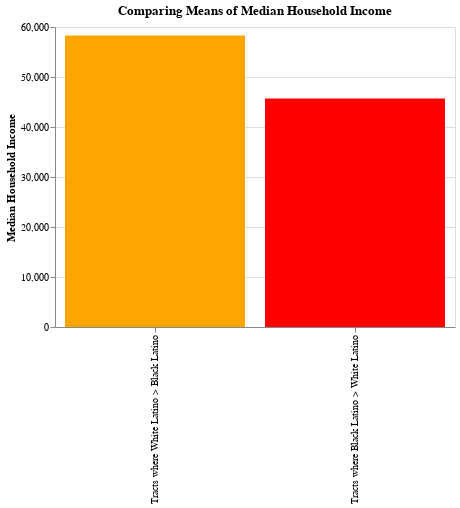

The notebook cell saved with this chart:
### Markdown cell above
<div class="text-box">
    
**Bar Plot Comparing Black/Latino vs White/Latino Predominate Census Tracts**

Below I'm including a bar plot that demonstraes the comparison of the Mean Median Household Incomes of Black/Latino vs White/Latino Census Tracts using Altair

### Code cell
#| echo: true
#| code-fold: true



white_greater_df = identity_with_tracts[identity_with_tracts["White and Latino/Hispanic"] > identity_with_tracts["Black and Latino/Hispanic"]]
black_greater_df = identity_with_tracts[identity_with_tracts["Black and Latino/Hispanic"] > identity_with_tracts["White and Latino/Hispanic"]]

median_white_greater = white_greater_df["Median Household Income"].mean()
median_black_greater = black_greater_df["Median Household Income"].mean()

data = pd.DataFrame({
    'Tract Group': [
        "Tracts where White Latino > Black Latino", 
        "Tracts where Black Latino > White Latino"
    ],
    'Median Household Income': [
        median_white_greater, 
        median_black_greater
    ]
})

chart = (
    alt.Chart(data)
    .mark_bar()
    .encode(
        x=alt.X('Tract Group:N', title='', sort=None),
        y=alt.Y('Median Household Income:Q', title='Median Household Income'),
        tooltip=[
            alt.Tooltip('Tract Group:N', title='Tract Group'),
            alt.Tooltip('Median Household Income:Q', format=',.0f', title='Mean of Median Household Incomes')
        ],
        color=alt.Color(
            'Tract Group:N', 
            scale=alt.Scale(
                domain=[
                    "Tracts where White Latino > Black Latino", 
                    "Tracts where Black Latino > White Latino"
                ],
                range=["orange", "red"]
            ),
            legend=None  
        )
    )
    .properties(
        title="Comparing Means of Median Household Income",
        width=400,
        height=300
    )
)

chart

### Figure 1 — Vega-Lite specification as saved in the notebook (floating-point values rounded to 4 significant figures)
{"config": {"view": {"continuousWidth": 300, "continuousHeight": 300}}, "data": {"name": "data-6751e938e65ffaaf8c365784a53c827e"}, "mark": {"type": "bar"}, "encoding": {"color": {"field": "Tract Group", "legend": null, "scale": {"domain": ["Tracts where White Latino > Black Latino", "Tracts where Black Latino > White Latino"], "range": ["orange", "red"]}, "type": "nominal"}, "tooltip": [{"field": "Tract Group", "title": "Tract Group", "type": "nominal"}, {"field": "Median Household Income", "format": ",.0f", "title": "Mean of Median Household Incomes", "type": "quantitative"}], "x": {"field": "Tract Group", "sort": null, "title": "", "type": "nominal"}, "y": {"field": "Median Household Income", "title": "Median Household Income", "type": "quantitative"}}, "height": 300, "title": "Comparing Means of Median Household Income", "width": 400, "$schema": "https://vega.github.io/schema/vega-lite/v5.14.1.json", "datasets": {"data-6751e938e65ffaaf8c365784a53c827e": [{"Tract Group": "Tracts where White Latino > Black Latino", "Median Household Income": 58310.0}, {"Tract Group": "Tracts where Black Latino > White Latino", "Median Household Income": 45680.0}]}}
